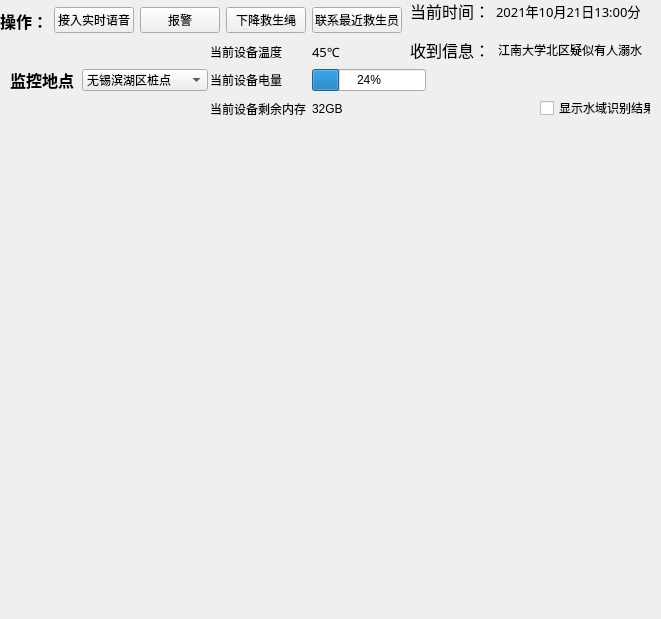
<?xml version="1.0" encoding="UTF-8"?>
<ui version="4.0">
 <class>main_wd</class>
 <widget class="QWidget" name="main_wd">
  <property name="geometry">
   <rect>
    <x>0</x>
    <y>0</y>
    <width>661</width>
    <height>619</height>
   </rect>
  </property>
  <property name="windowTitle">
   <string>野泳监控预警平台</string>
  </property>
  <widget class="QWidget" name="horizontalLayoutWidget">
   <property name="geometry">
    <rect>
     <x>0</x>
     <y>0</y>
     <width>402</width>
     <height>41</height>
    </rect>
   </property>
   <layout class="QHBoxLayout" name="horizontalLayout">
    <item>
     <widget class="QLabel" name="label_2">
      <property name="font">
       <font>
        <family>AcadEref</family>
        <pointsize>12</pointsize>
        <weight>75</weight>
        <bold>true</bold>
       </font>
      </property>
      <property name="text">
       <string>操作：</string>
      </property>
     </widget>
    </item>
    <item>
     <widget class="QPushButton" name="pushButton_3">
      <property name="text">
       <string>接入实时语音</string>
      </property>
     </widget>
    </item>
    <item>
     <widget class="QPushButton" name="pushButton">
      <property name="text">
       <string>报警</string>
      </property>
     </widget>
    </item>
    <item>
     <widget class="QPushButton" name="pushButton_2">
      <property name="text">
       <string>下降救生绳</string>
      </property>
     </widget>
    </item>
    <item>
     <widget class="QPushButton" name="pushButton_4">
      <property name="text">
       <string>联系最近救生员</string>
      </property>
     </widget>
    </item>
   </layout>
  </widget>
  <widget class="QWidget" name="horizontalLayoutWidget_2">
   <property name="geometry">
    <rect>
     <x>210</x>
     <y>40</y>
     <width>216</width>
     <height>80</height>
    </rect>
   </property>
   <layout class="QHBoxLayout" name="horizontalLayout_3">
    <property name="sizeConstraint">
     <enum>QLayout::SetMinimumSize</enum>
    </property>
    <property name="leftMargin">
     <number>0</number>
    </property>
    <property name="topMargin">
     <number>0</number>
    </property>
    <item>
     <layout class="QVBoxLayout" name="verticalLayout">
      <item>
       <widget class="QLabel" name="label_5">
        <property name="text">
         <string>当前设备温度</string>
        </property>
       </widget>
      </item>
      <item>
       <widget class="QLabel" name="label_4">
        <property name="text">
         <string>当前设备电量</string>
        </property>
       </widget>
      </item>
      <item>
       <widget class="QLabel" name="label_8">
        <property name="text">
         <string>当前设备剩余内存</string>
        </property>
       </widget>
      </item>
     </layout>
    </item>
    <item>
     <layout class="QVBoxLayout" name="verticalLayout_2">
      <item>
       <widget class="QLabel" name="label_6">
        <property name="font">
         <font>
          <family>AcadEref</family>
          <pointsize>10</pointsize>
         </font>
        </property>
        <property name="text">
         <string>45℃</string>
        </property>
       </widget>
      </item>
      <item>
       <widget class="QProgressBar" name="progressBar">
        <property name="value">
         <number>24</number>
        </property>
       </widget>
      </item>
      <item>
       <widget class="QLabel" name="label_7">
        <property name="text">
         <string>32GB</string>
        </property>
       </widget>
      </item>
     </layout>
    </item>
   </layout>
  </widget>
  <widget class="QWidget" name="horizontalLayoutWidget_3">
   <property name="geometry">
    <rect>
     <x>10</x>
     <y>40</y>
     <width>198</width>
     <height>80</height>
    </rect>
   </property>
   <layout class="QHBoxLayout" name="horizontalLayout_4">
    <item>
     <widget class="QLabel" name="label">
      <property name="font">
       <font>
        <family>AcadEref</family>
        <pointsize>12</pointsize>
        <weight>75</weight>
        <bold>true</bold>
       </font>
      </property>
      <property name="text">
       <string>监控地点</string>
      </property>
     </widget>
    </item>
    <item>
     <widget class="QComboBox" name="comboBox">
      <item>
       <property name="text">
        <string>无锡滨湖区桩点</string>
       </property>
      </item>
      <item>
       <property name="text">
        <string>江南大学北区桩点</string>
       </property>
      </item>
     </widget>
    </item>
   </layout>
  </widget>
  <widget class="QWidget" name="horizontalLayoutWidget_4">
   <property name="geometry">
    <rect>
     <x>410</x>
     <y>0</y>
     <width>231</width>
     <height>21</height>
    </rect>
   </property>
   <layout class="QHBoxLayout" name="horizontalLayout_5">
    <item>
     <widget class="QLabel" name="label_3">
      <property name="font">
       <font>
        <family>AcadEref</family>
        <pointsize>12</pointsize>
       </font>
      </property>
      <property name="text">
       <string>当前时间：</string>
      </property>
     </widget>
    </item>
    <item>
     <widget class="QLabel" name="label_10">
      <property name="font">
       <font>
        <family>AcadEref</family>
        <pointsize>10</pointsize>
       </font>
      </property>
      <property name="text">
       <string>2021年10月21日13:00分</string>
      </property>
     </widget>
    </item>
   </layout>
  </widget>
  <widget class="QWidget" name="horizontalLayoutWidget_5">
   <property name="geometry">
    <rect>
     <x>410</x>
     <y>40</y>
     <width>232</width>
     <height>20</height>
    </rect>
   </property>
   <layout class="QHBoxLayout" name="horizontalLayout_6">
    <item>
     <widget class="QLabel" name="label_9">
      <property name="font">
       <font>
        <family>AcadEref</family>
        <pointsize>12</pointsize>
       </font>
      </property>
      <property name="text">
       <string>收到信息：</string>
      </property>
     </widget>
    </item>
    <item>
     <widget class="QLabel" name="label_11">
      <property name="text">
       <string>江南大学北区疑似有人溺水</string>
      </property>
     </widget>
    </item>
   </layout>
  </widget>
  <widget class="QLabel" name="frame">
   <property name="geometry">
    <rect>
     <x>10</x>
     <y>130</y>
     <width>640</width>
     <height>480</height>
    </rect>
   </property>
   <property name="text">
    <string/>
   </property>
  </widget>
  <widget class="QCheckBox" name="checkBox">
   <property name="geometry">
    <rect>
     <x>540</x>
     <y>100</y>
     <width>111</width>
     <height>16</height>
    </rect>
   </property>
   <property name="text">
    <string>显示水域识别结果</string>
   </property>
  </widget>
 </widget>
 <resources/>
 <connections/>
</ui>
